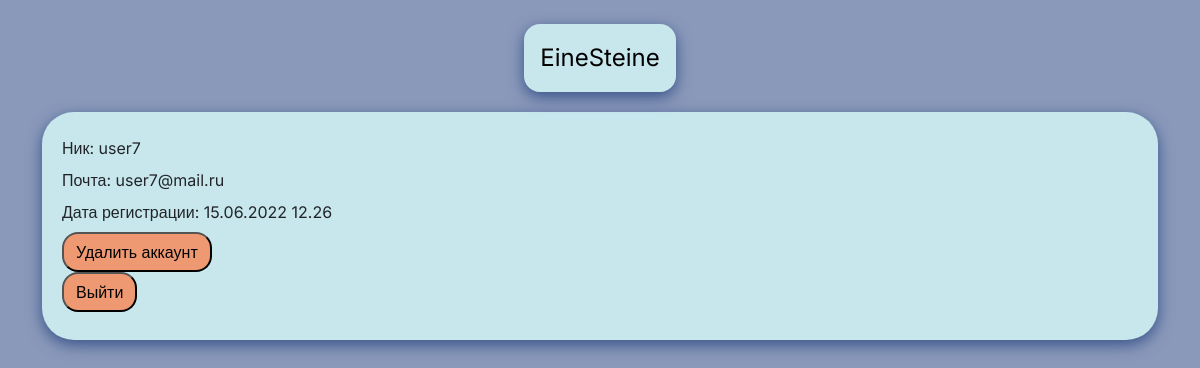
Page /profile (signed in) on the committed database.
### einesteine/models.py (models this page shows, shortened)
class User(db.Model, UserMixin):
    id = db.Column(db.Integer, primary_key=True)
    username = db.Column(db.String(64), index=True, unique=True)
    email = db.Column(db.String(120), index=True, unique=True)
    password_hash = db.Column(db.String(128))
    register_time = db.Column(db.DateTime)
    last_idea_id = db.Column(db.Integer, default=1)
    ideas = db.relationship('Idea', backref='idea_author', lazy='dynamic')
    posts = db.relationship('Post', backref='post_author', lazy='dynamic')
    tags = db.relationship('Tag', backref='tag_author', lazy='dynamic')

### einesteine/routes.py (the view)
@app.route('/profile', methods=['GET', 'POST'])
@login_required
def profile():
    form = forms.DeleteAccountForm()
    if form.validate_on_submit():
        return redirect(url_for('register'))
    return render_template('account.html', user=current_user, form=form)

### einesteine/models.py (called while the page is built)
@login.user_loader
def load_user(id):
    return User.query.get(int(id))

### einesteine/templates/account.html (shortened to what this page needs)
{% extends "base.html" %}
{% block content %}
    <div class="container" style="margin-top: 20px;margin-bottom: 20px;">
        <div class="editor-head" style="padding: 20px;border-radius: 2rem;">
            <div class="d-flex flex-column" style="margin-top: 4px;">
              <span style="margin-right: 16px;margin-bottom: 8px;">Ник: {{ user.username }}</span>
              <span style="margin-right: 16px;margin-bottom: 8px;">Почта: {{ user.email }}</span>
              <span style="margin-bottom: 8px;">Дата регистрации: {{ user.register_time.strftime('%d.%m.%Y %H.%M')}}<br></span>
            </div>
          <div style="margin-bottom:8px">
            <button class="form-button" type="button" data-bs-target="#delete-account" data-bs-toggle="modal">Удалить аккаунт</button>
            </div>
          <form action = "{{ url_for('logout') }}">
            <div>
              <button class="form-button" type="submit">Выйти</button>
            </div>
          </form>
        </div>
    </div>
{% endblock %}

### einesteine/static/css/colors.css (style rules this page uses)
:root { --a-color: #C7E7ED; --as-color: #8A99BA; --ad-color: #39538A; --b-color: #EE9972; --bd-color: #c57f5f; --c-color: #BD8F86; --cd-color: #8c6a63; }

### einesteine/static/css/custom.css (style rules this page uses)
.form-button { background-color: var(--b-color); padding: 6px 12px; border-radius: 1rem; }
.editor-head { background-color: var(--a-color); box-shadow: 0px 5px 15px var(--ad-color); }

### rows in the picture
User: username "user7", email "user7@mail.ru", register_time "15.06.2022 12.26"
